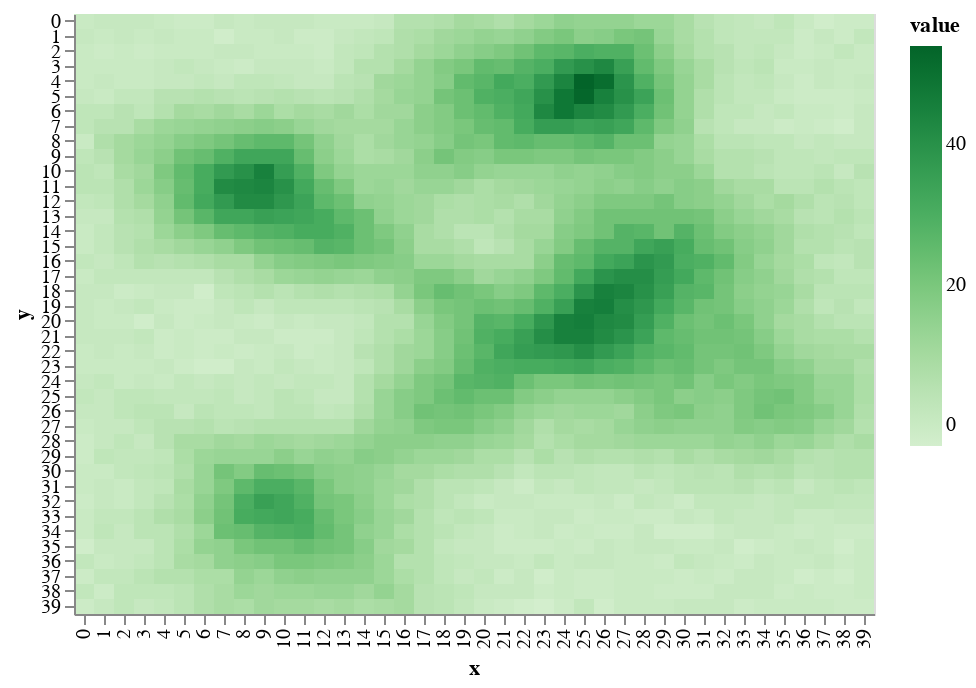

Notebook code cell kept with this figure:
### Code cell
draw.drawTerrainHeight(world.grid_elevation)

### Figure 1 — Vega-Lite specification as saved in the notebook (floating-point values rounded to 4 significant figures; data arrays with more than 128 entries replaced by an {"elided": "..."} marker saying what was removed)
{"$schema": "https://vega.github.io/schema/vega-lite/v2.6.0.json", "config": {"view": {"height": 300, "width": 400}}, "data": {"name": "data-35dde06e5ac2c72b8315d19908641fd9"}, "datasets": {"data-35dde06e5ac2c72b8315d19908641fd9": {"elided": "1600 records"}}, "encoding": {"color": {"field": "value", "scale": {"scheme": "greens"}, "type": "quantitative"}, "x": {"field": "x", "type": "ordinal"}, "y": {"field": "y", "type": "ordinal"}}, "mark": "rect"}
